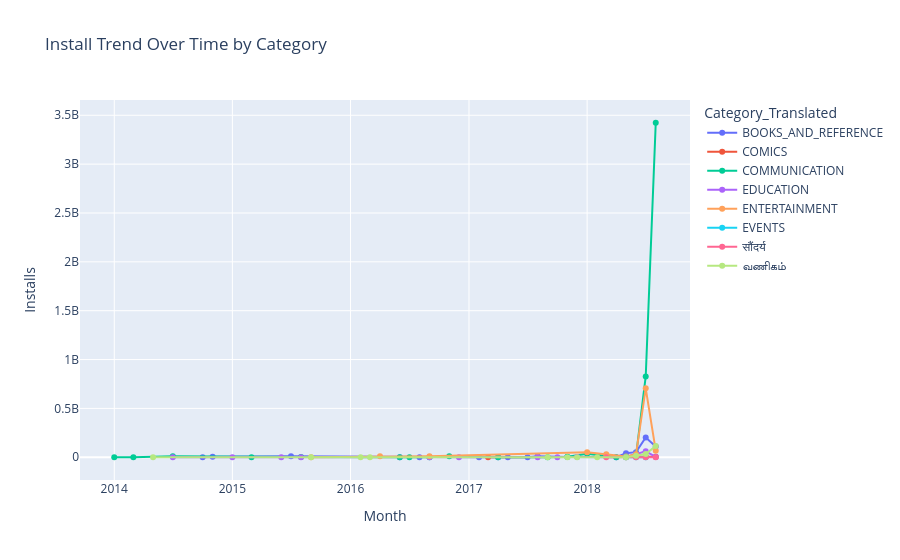

Notebook code for this chart:
### Code cell
fig = px.line(
    time_series,
    x='Month',
    y='Installs',
    color='Category_Translated',
    title="Install Trend Over Time by Category"
)
fig.update_traces(mode="lines+markers")
fig.show()

### Figure 1 — Plotly figure (JSON) as saved in the notebook; plotly's stock layout.template omitted (floating-point values rounded to 4 significant figures)
{"data": [{"hovertemplate": "Category_Translated=BOOKS_AND_REFERENCE<br>Month=%{x}<br>Installs=%{y}<extra></extra>", "legendgroup": "BOOKS_AND_REFERENCE", "line": {"color": "#636efa", "dash": "solid"}, "marker": {"symbol": "circle"}, "mode": "lines+markers", "name": "BOOKS_AND_REFERENCE", "orientation": "v", "showlegend": true, "type": "scatter", "x": ["2014-10", "2014-11", "2015-07", "2016-06", "2016-08", "2017-02", "2017-04", "2017-05", "2017-07", "2017-08", "2017-11", "2018-04", "2018-05", "2018-06", "2018-07", "2018-08"], "xaxis": "x", "y": [500000, 5000000, 10000000, 60000, 100000, 100000, 1000000, 100000, 100000, 10010000, 2000000, 1050000, 40600000, 52100000, 201600000, 110050000], "yaxis": "y"}, {"hovertemplate": "Category_Translated=COMICS<br>Month=%{x}<br>Installs=%{y}<extra></extra>", "legendgroup": "COMICS", "line": {"color": "#EF553B", "dash": "solid"}, "marker": {"symbol": "circle"}, "mode": "lines+markers", "name": "COMICS", "orientation": "v", "showlegend": true, "type": "scatter", "x": ["2017-03", "2018-05", "2018-07", "2018-08"], "xaxis": "x", "y": [100000, 200000, 6000000, 5050000], "yaxis": "y"}, {"hovertemplate": "Category_Translated=COMMUNICATION<br>Month=%{x}<br>Installs=%{y}<extra></extra>", "legendgroup": "COMMUNICATION", "line": {"color": "#00cc96", "dash": "solid"}, "marker": {"symbol": "circle"}, "mode": "lines+markers", "name": "COMMUNICATION", "orientation": "v", "showlegend": true, "type": "scatter", "x": ["2014-01", "2014-03", "2014-07", "2015-03", "2015-08", "2016-06", "2016-07", "2016-09", "2016-11", "2017-04", "2017-09", "2017-11", "2018-01", "2018-03", "2018-04", "2018-05", "2018-06", "2018-07", "2018-08"], "xaxis": "x", "y": [100000, 100000, 10000000, 1000000, 2000000, 1000000, 110000, 1000000, 11000000, 100000, 50000, 5000000, 36000000, 10100000, 1000000, 5000000, 11100000, 826730000, 3423510000], "yaxis": "y"}, {"hovertemplate": "Category_Translated=EDUCATION<br>Month=%{x}<br>Installs=%{y}<extra></extra>", "legendgroup": "EDUCATION", "line": {"color": "#ab63fa", "dash": "solid"}, "marker": {"symbol": "circle"}, "mode": "lines+markers", "name": "EDUCATION", "orientation": "v", "showlegend": true, "type": "scatter", "x": ["2014-07", "2015-01", "2015-06", "2015-08", "2016-09", "2016-12", "2017-08", "2017-10", "2017-12", "2018-05", "2018-07", "2018-08"], "xaxis": "x", "y": [10000, 100000, 1000000, 1000000, 1000000, 100000, 1000000, 1000000, 3000000, 2100000, 60500000, 3000000], "yaxis": "y"}, {"hovertemplate": "Category_Translated=ENTERTAINMENT<br>Month=%{x}<br>Installs=%{y}<extra></extra>", "legendgroup": "ENTERTAINMENT", "line": {"color": "#FFA15A", "dash": "solid"}, "marker": {"symbol": "circle"}, "mode": "lines+markers", "name": "ENTERTAINMENT", "orientation": "v", "showlegend": true, "type": "scatter", "x": ["2015-09", "2016-04", "2016-09", "2018-01", "2018-03", "2018-05", "2018-06", "2018-07", "2018-08"], "xaxis": "x", "y": [1000000, 10000000, 10000000, 50000000, 30000000, 7000000, 31100000, 705300000, 67200000], "yaxis": "y"}, {"hovertemplate": "Category_Translated=EVENTS<br>Month=%{x}<br>Installs=%{y}<extra></extra>", "legendgroup": "EVENTS", "line": {"color": "#19d3f3", "dash": "solid"}, "marker": {"symbol": "circle"}, "mode": "lines+markers", "name": "EVENTS", "orientation": "v", "showlegend": true, "type": "scatter", "x": ["2018-05", "2018-06", "2018-07"], "xaxis": "x", "y": [10000, 500000, 1100000], "yaxis": "y"}, {"hovertemplate": "Category_Translated=सौंदर्य<br>Month=%{x}<br>Installs=%{y}<extra></extra>", "legendgroup": "सौंदर्य", "line": {"color": "#FF6692", "dash": "solid"}, "marker": {"symbol": "circle"}, "mode": "lines+markers", "name": "सौंदर्य", "orientation": "v", "showlegend": true, "type": "scatter", "x": ["2018-03", "2018-06", "2018-07", "2018-08"], "xaxis": "x", "y": [5000, 1000000, 1000000, 100000], "yaxis": "y"}, {"hovertemplate": "Category_Translated=வணிகம்<br>Month=%{x}<br>Installs=%{y}<extra></extra>", "legendgroup": "வணிகம்", "line": {"color": "#B6E880", "dash": "solid"}, "marker": {"symbol": "circle"}, "mode": "lines+markers", "name": "வணிகம்", "orientation": "v", "showlegend": true, "type": "scatter", "x": ["2014-05", "2015-09", "2016-02", "2016-03", "2017-09", "2017-11", "2017-12", "2018-02", "2018-05", "2018-06", "2018-07", "2018-08"], "xaxis": "x", "y": [100000, 100000, 10000, 1000000, 1000000, 500000, 1001000, 1000000, 100000, 15200000, 32100000, 115200000], "yaxis": "y"}], "layout": {"legend": {"title": {"text": "Category_Translated"}, "tracegroupgap": 0}, "title": {"text": "Install Trend Over Time by Category"}, "xaxis": {"anchor": "y", "domain": [0, 1], "title": {"text": "Month"}}, "yaxis": {"anchor": "x", "domain": [0, 1], "title": {"text": "Installs"}}}}
